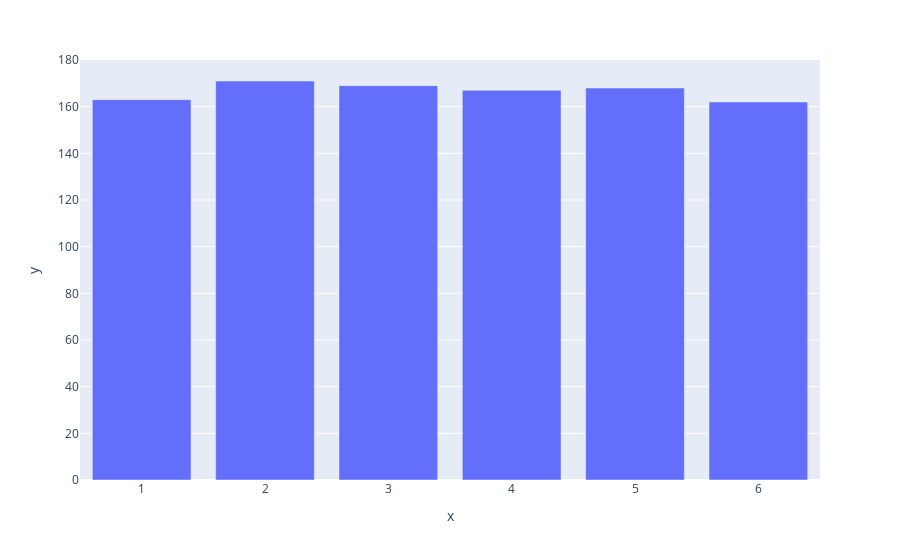

Notebook code cell kept with this figure:
### Code cell
#Eine Histogramm erstellen
import plotly.express as px 
#Würfeln mit Ploty
from die import Die

#Erstellt einen W6
die = Die()

#Würfelt mehrere Male und speichert die Ergebnisse in einer Liste.
results = []
for roll_num in range(1000):
    result = die.roll()
    results.append(result)

#Analysiert die Ergebnisse.
frequencies = []
poss_results = range(1, die.num_sides + 1)
for value in poss_results:
    frequency = results.count(value)
    frequencies.append(frequency)

#Stellt die Ergebnis graphisch dar.
fig = px.bar(x=poss_results, y=frequencies)
fig.show()

### Figure 1 — Plotly figure (JSON) as saved in the notebook; plotly's stock layout.template omitted (floating-point values rounded to 4 significant figures)
{"data": [{"hovertemplate": "x=%{x}<br>y=%{y}<extra></extra>", "legendgroup": "", "marker": {"color": "#636efa", "pattern": {"shape": ""}}, "name": "", "orientation": "v", "showlegend": false, "textposition": "auto", "type": "bar", "x": [1, 2, 3, 4, 5, 6], "xaxis": "x", "y": [163, 171, 169, 167, 168, 162], "yaxis": "y"}], "layout": {"barmode": "relative", "legend": {"tracegroupgap": 0}, "margin": {"t": 60}, "xaxis": {"anchor": "y", "domain": [0, 1], "title": {"text": "x"}}, "yaxis": {"anchor": "x", "domain": [0, 1], "title": {"text": "y"}}}}
